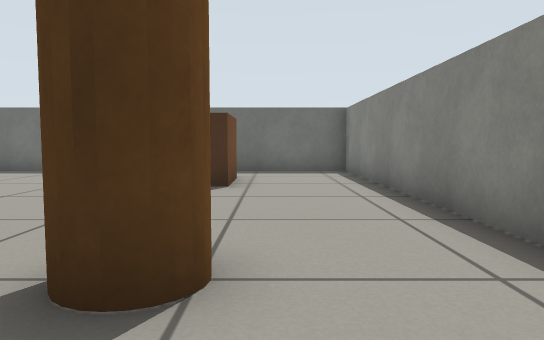
[1] (above)

18 first-person views from a walk through a robot-simulator world made for Gazebo. The camera is 0.45 m above the floor, tilts 4° down and sees 70° across. The floor is counted in squares, 0.5 m on a side. Each view is taken from the middle of a square. On the plan, view 1 faces up. The plan holds only what a view shows up to about 13 squares ahead; the rest is blank.

[2]
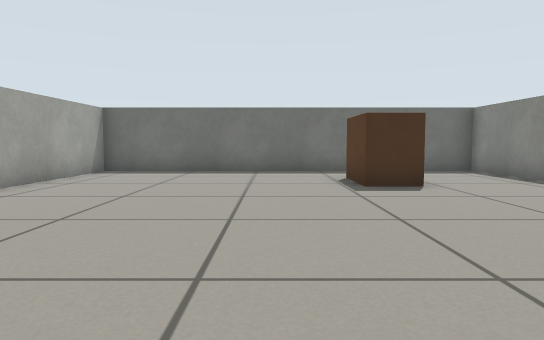

[3]
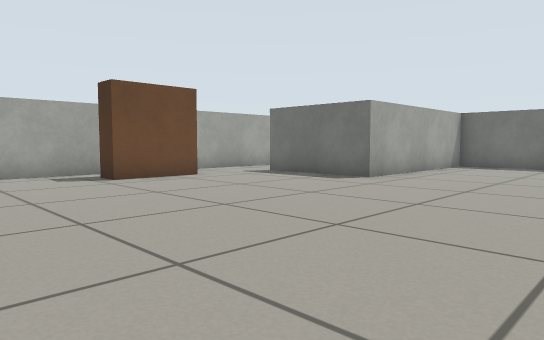

[4]
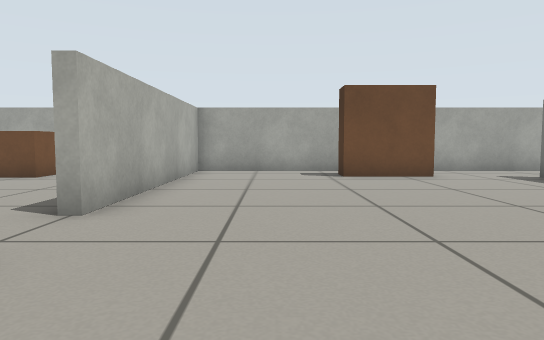

[5]
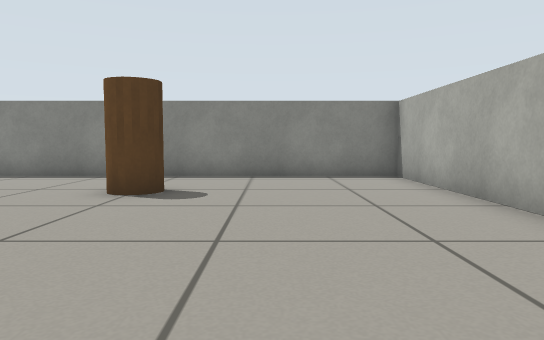

[6]
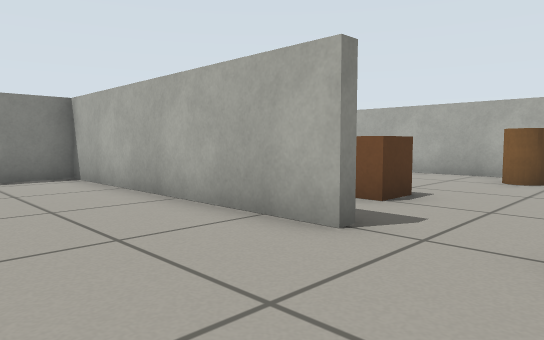

[7]
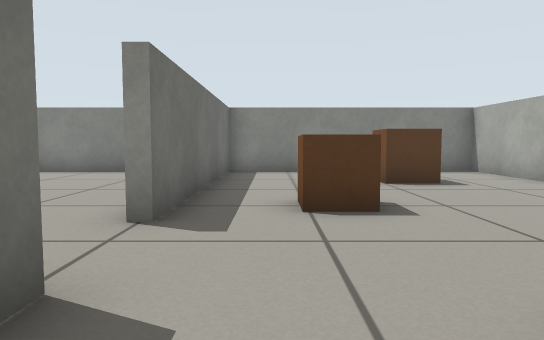

[8]
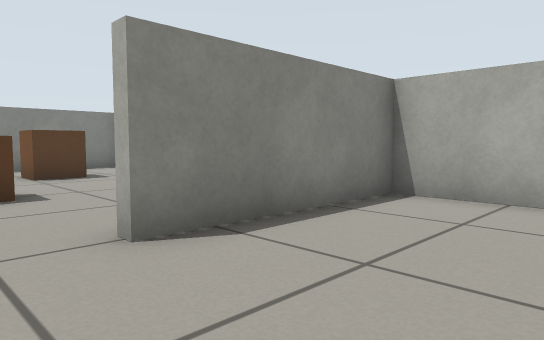

[9]
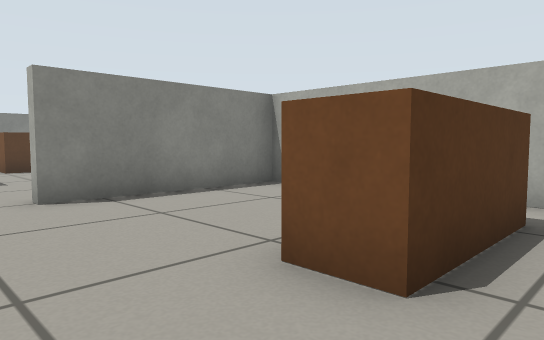

[10]
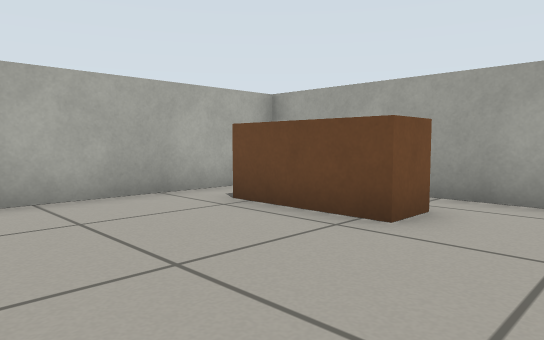

[11]
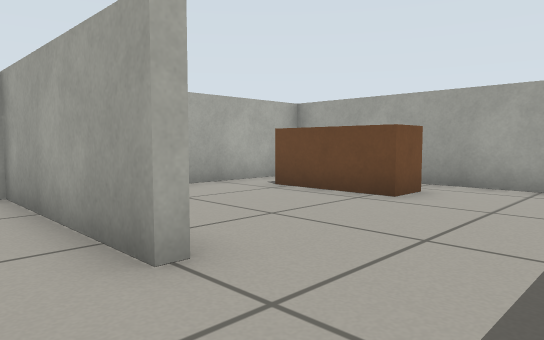

[12]
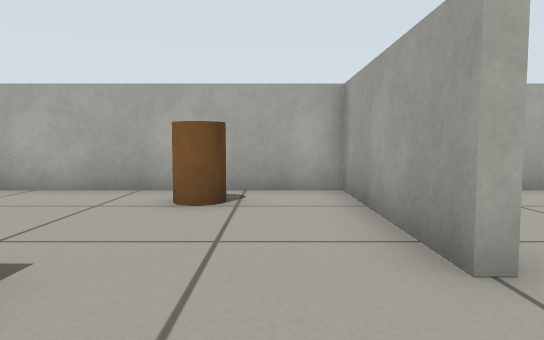

[13]
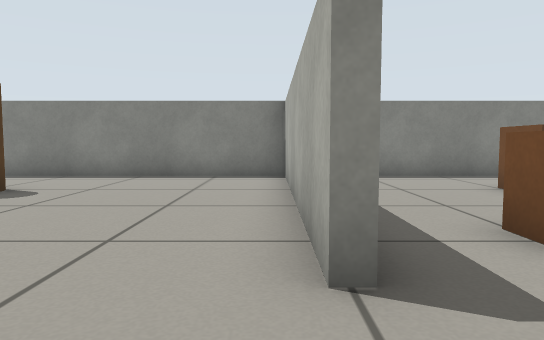

[14]
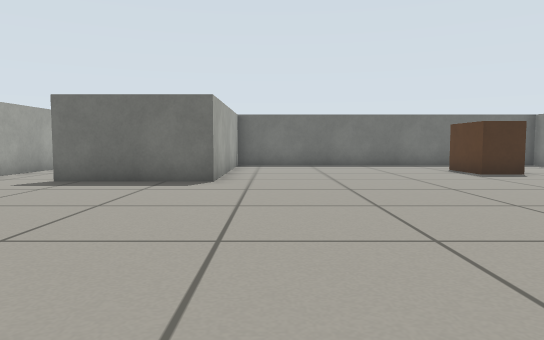

[15]
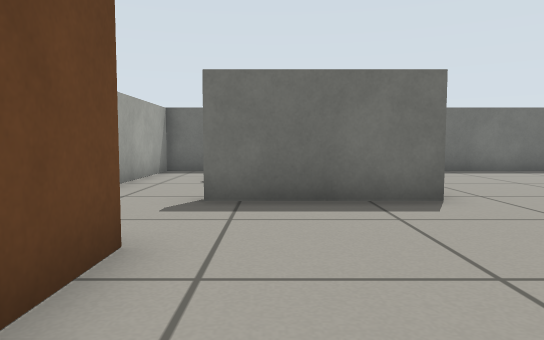

[16]
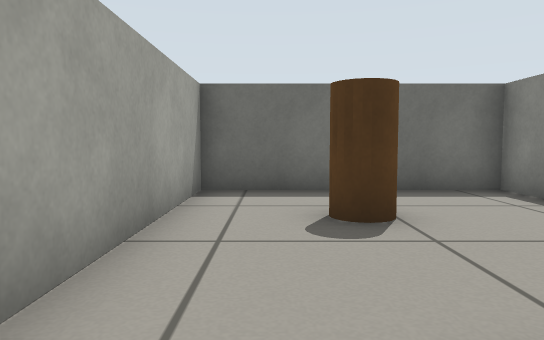

[17]
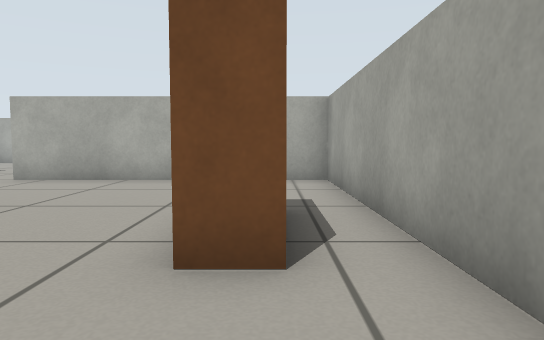

[18]
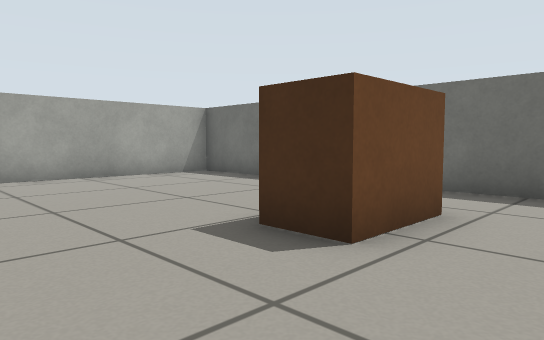

### Floor plan
Points are (right, up) in squares from view 1. A wall is a line through its corners. A room is listed if a view was taken in it or the views show most of it. See-through windows are left out.
Room 1 (views 1, 2, 3, 4, 5, 6, 13, 14, 15, 16, 18)
walls: (-5.7, -3.7) (-5.7, -3.4) (2.4, -3.4) (2.4, 12.4) (-9.3, 12.4) (-9.3, 6) (-13.1, 6); (-15.4, 5.5) (-15.4, -3.4) (-7.7, -3.4)
ways out: opening at (-6.5, -4) to room 3; opening at (-14.5, 6) to room 4
objects: brown box (-14, 1) to (-14, 3); brown box (-2, 8) to (-1, 10); pillar (-1, 2) to (-1, 3)
Room 2 (views 7, 8, 9, 10)
walls: (-15.4, -5.4) (-15.4, -11.4) (-8.7, -11.4) (-8.7, -6.5)
ways out: opening at (-9, -5.5) to room 3
objects: brown box (-14, -10) to (-13, -7)
Room 3 (views 11, 12)
walls: (-8.7, -6.5) (-8.4, -6.5) (-8.4, -11.4) (2.4, -11.4) (2.4, -3.7) (-5.7, -3.7); (-7.7, -3.4) (-7.7, -3.8)
ways out: opening at (-6.5, -4) to room 1; opening at (-9, -5.5) to room 2
objects: brown cylinder (-6, -10); brown box (-5, -6) to (-4, -6); brown box (-1, -8)
Room 4 (view 17)
walls: (-9.6, 11.1) (-9.6, 12.4) (-15.4, 12.4) (-15.4, 5.5)
ways out: opening at (-14.5, 6) to room 1
objects: brown cylinder (-13, 10)

Where each view was taken, in squares from view 1:
view 1: 0 up, 0 right, facing up
view 2: 0 up, 4 left, facing up
view 3: 3 down, 4 left, facing up-left
view 4: 1 down, 3 left, facing left
view 5: 0 up, 8 left, facing right
view 6: 0 up, 8 left, facing down-right
view 7: 5 down, 10 left, facing right
view 8: 5 down, 12 left, facing down-right
view 9: 5 down, 15 left, facing down-right
view 10: 5 down, 9 left, facing down-left
view 11: 4 down, 7 left, facing down-left
view 12: 4 down, 7 left, facing down
view 13: 3 down, 8 left, facing right
view 14: 3 down, 8 left, facing up
view 15: 0 up, 12 left, facing up
view 16: 5 up, 14 left, facing up
view 17: 6 up, 14 left, facing down
view 18: 5 up, 1 right, facing up-left
